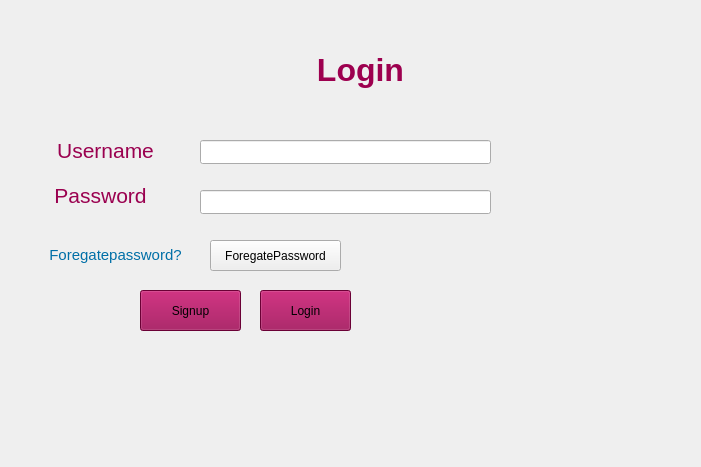
<?xml version="1.0" encoding="UTF-8"?>
<ui version="4.0">
 <class>Form</class>
 <widget class="QWidget" name="Form">
  <property name="geometry">
   <rect>
    <x>0</x>
    <y>0</y>
    <width>701</width>
    <height>467</height>
   </rect>
  </property>
  <property name="windowTitle">
   <string>Form</string>
  </property>
  <widget class="QLabel" name="logintitle">
   <property name="geometry">
    <rect>
     <x>300</x>
     <y>40</y>
     <width>121</width>
     <height>61</height>
    </rect>
   </property>
   <property name="text">
    <string>&lt;html&gt;&lt;head/&gt;&lt;body&gt;&lt;p align=&quot;center&quot;&gt;&lt;span style=&quot; font-size:24pt; font-weight:700; color:#9d004f;&quot;&gt;Login&lt;/span&gt;&lt;/p&gt;&lt;/body&gt;&lt;/html&gt;</string>
   </property>
  </widget>
  <widget class="QLabel" name="labeluser">
   <property name="geometry">
    <rect>
     <x>40</x>
     <y>130</y>
     <width>131</width>
     <height>41</height>
    </rect>
   </property>
   <property name="text">
    <string>&lt;html&gt;&lt;head/&gt;&lt;body&gt;&lt;p align=&quot;center&quot;&gt;&lt;span style=&quot; font-size:16pt; color:#9a004f;&quot;&gt;Username&lt;/span&gt;&lt;/p&gt;&lt;/body&gt;&lt;/html&gt;</string>
   </property>
  </widget>
  <widget class="QLabel" name="labelpass">
   <property name="geometry">
    <rect>
     <x>40</x>
     <y>180</y>
     <width>121</width>
     <height>31</height>
    </rect>
   </property>
   <property name="text">
    <string>&lt;html&gt;&lt;head/&gt;&lt;body&gt;&lt;p align=&quot;center&quot;&gt;&lt;span style=&quot; font-size:16pt; color:#9a004f;&quot;&gt;Password&lt;/span&gt;&lt;/p&gt;&lt;/body&gt;&lt;/html&gt;</string>
   </property>
  </widget>
  <widget class="QLineEdit" name="lineEditusername">
   <property name="geometry">
    <rect>
     <x>200</x>
     <y>140</y>
     <width>291</width>
     <height>24</height>
    </rect>
   </property>
  </widget>
  <widget class="QLabel" name="labelforegatepass">
   <property name="geometry">
    <rect>
     <x>10</x>
     <y>240</y>
     <width>211</width>
     <height>31</height>
    </rect>
   </property>
   <property name="text">
    <string>&lt;html&gt;&lt;head/&gt;&lt;body&gt;&lt;p align=&quot;center&quot;&gt;&lt;span style=&quot; font-size:11pt; color:#006fa7;&quot;&gt;Foregatepassword?&lt;/span&gt;&lt;/p&gt;&lt;/body&gt;&lt;/html&gt;</string>
   </property>
  </widget>
  <widget class="QLineEdit" name="lineEditpassword">
   <property name="geometry">
    <rect>
     <x>200</x>
     <y>190</y>
     <width>291</width>
     <height>24</height>
    </rect>
   </property>
  </widget>
  <widget class="QPushButton" name="pushButtonforegatepassword">
   <property name="geometry">
    <rect>
     <x>210</x>
     <y>240</y>
     <width>131</width>
     <height>31</height>
    </rect>
   </property>
   <property name="styleSheet">
    <string notr="true"/>
   </property>
   <property name="text">
    <string>ForegatePassword</string>
   </property>
  </widget>
  <widget class="QPushButton" name="pushButtonsignup">
   <property name="geometry">
    <rect>
     <x>140</x>
     <y>290</y>
     <width>101</width>
     <height>41</height>
    </rect>
   </property>
   <property name="toolTip">
    <string>&lt;html&gt;&lt;head/&gt;&lt;body&gt;&lt;p align=&quot;center&quot;&gt;&lt;span style=&quot; font-size:14pt; font-weight:700; font-style:normal; color:#ac2b5f;&quot;&gt;Signup&lt;/span&gt;&lt;/p&gt;&lt;/body&gt;&lt;/html&gt;</string>
   </property>
   <property name="styleSheet">
    <string notr="true">background-color: rgb(148, 0, 74);
font: 9pt &quot;Segoe UI&quot;;
font: italic 16pt &quot;Segoe UI&quot;;
alternate-background-color: qconicalgradient(cx:0.5, cy:0.5, angle:0, stop:0 rgba(255, 255, 255, 255), stop:0.373979 rgba(255, 255, 255, 255), stop:0.373991 rgba(33, 30, 255, 255), stop:0.624018 rgba(33, 30, 255, 255), stop:0.624043 rgba(255, 0, 0, 255), stop:1 rgba(255, 0, 0, 255));</string>
   </property>
   <property name="text">
    <string>Signup</string>
   </property>
  </widget>
  <widget class="QPushButton" name="pushButtonlogin">
   <property name="geometry">
    <rect>
     <x>260</x>
     <y>290</y>
     <width>91</width>
     <height>41</height>
    </rect>
   </property>
   <property name="toolTip">
    <string>&lt;html&gt;&lt;head/&gt;&lt;body&gt;&lt;p align=&quot;center&quot;&gt;&lt;span style=&quot; font-size:14pt; font-weight:700; color:#98004f;&quot;&gt;Login&lt;/span&gt;&lt;/p&gt;&lt;/body&gt;&lt;/html&gt;</string>
   </property>
   <property name="styleSheet">
    <string notr="true">background-color: rgb(148, 0, 74);
font: italic 16pt &quot;Segoe UI&quot;;
alternate-background-color: qconicalgradient(cx:0.5, cy:0.5, angle:0, stop:0 rgba(255, 255, 255, 255), stop:0.373979 rgba(255, 255, 255, 255), stop:0.373991 rgba(33, 30, 255, 255), stop:0.624018 rgba(33, 30, 255, 255), stop:0.624043 rgba(255, 0, 0, 255), stop:1 rgba(255, 0, 0, 255));</string>
   </property>
   <property name="text">
    <string>Login</string>
   </property>
  </widget>
 </widget>
 <resources/>
 <connections/>
</ui>
